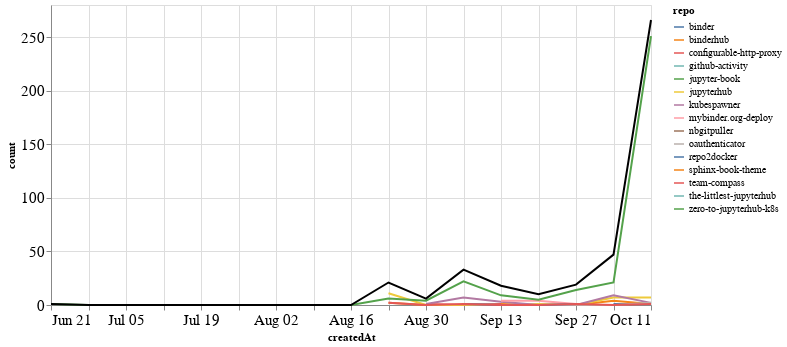

The notebook cell this image was saved under:
### Markdown cell above
## Comments

### Code cell
comments_time = comments.groupby('repo').resample('W', on='createdAt').count()['author'].reset_index()
comments_time = comments_time.rename(columns={'author': 'count'})
comments_time_total = comments_time.groupby('createdAt').agg({"count": "sum"}).reset_index()
ch1 = alt.Chart(comments_time, width=600).mark_line().encode(
    x='createdAt',
    y='count',
    color='repo',
    tooltip="repo"
)

ch2 = alt.Chart(comments_time_total, width=600).mark_line(color="black").encode(
    x='createdAt',
    y='count',
)

ch1 + ch2

### Figure 1 — Vega-Lite specification as saved in the notebook (floating-point values rounded to 4 significant figures)
{"config": {"axisLeft": {"labelFontSize": 15}, "axisBottom": {"labelFontSize": 15}}, "layer": [{"data": {"name": "data-601452b05f8fa810c1eca30c2dbe9d5c"}, "mark": "line", "encoding": {"color": {"type": "nominal", "field": "repo"}, "tooltip": {"type": "nominal", "field": "repo"}, "x": {"type": "temporal", "field": "createdAt"}, "y": {"type": "quantitative", "field": "count"}}, "width": 600}, {"data": {"name": "data-6b00cd059f52607f55e617cbb75529a3"}, "mark": {"type": "line", "color": "black"}, "encoding": {"x": {"type": "temporal", "field": "createdAt"}, "y": {"type": "quantitative", "field": "count"}}, "width": 600}], "$schema": "https://vega.github.io/schema/vega-lite/v4.8.1.json", "datasets": {"data-601452b05f8fa810c1eca30c2dbe9d5c": [{"repo": "binder", "createdAt": "2020-10-04T00:00:00", "count": 1}, {"repo": "binder", "createdAt": "2020-10-11T00:00:00", "count": 1}, {"repo": "binderhub", "createdAt": "2020-08-23T00:00:00", "count": 2}, {"repo": "binderhub", "createdAt": "2020-08-30T00:00:00", "count": 0}, {"repo": "binderhub", "createdAt": "2020-09-06T00:00:00", "count": 0}, {"repo": "binderhub", "createdAt": "2020-09-13T00:00:00", "count": 1}, {"repo": "binderhub", "createdAt": "2020-09-20T00:00:00", "count": 0}, {"repo": "binderhub", "createdAt": "2020-09-27T00:00:00", "count": 0}, {"repo": "binderhub", "createdAt": "2020-10-04T00:00:00", "count": 4}, {"repo": "binderhub", "createdAt": "2020-10-11T00:00:00", "count": 1}, {"repo": "configurable-http-proxy", "createdAt": "2020-08-30T00:00:00", "count": 1}, {"repo": "configurable-http-proxy", "createdAt": "2020-09-06T00:00:00", "count": 0}, {"repo": "configurable-http-proxy", "createdAt": "2020-09-13T00:00:00", "count": 1}, {"repo": "github-activity", "createdAt": "2020-10-11T00:00:00", "count": 1}, {"repo": "jupyter-book", "createdAt": "2020-10-04T00:00:00", "count": 2}, {"repo": "jupyterhub", "createdAt": "2020-08-23T00:00:00", "count": 11}, {"repo": "jupyterhub", "createdAt": "2020-08-30T00:00:00", "count": 0}, {"repo": "jupyterhub", "createdAt": "2020-09-06T00:00:00", "count": 0}, {"repo": "jupyterhub", "createdAt": "2020-09-13T00:00:00", "count": 0}, {"repo": "jupyterhub", "createdAt": "2020-09-20T00:00:00", "count": 1}, {"repo": "jupyterhub", "createdAt": "2020-09-27T00:00:00", "count": 0}, {"repo": "jupyterhub", "createdAt": "2020-10-04T00:00:00", "count": 7}, {"repo": "jupyterhub", "createdAt": "2020-10-11T00:00:00", "count": 7}, {"repo": "kubespawner", "createdAt": "2020-08-30T00:00:00", "count": 1}, {"repo": "kubespawner", "createdAt": "2020-09-06T00:00:00", "count": 7}, {"repo": "kubespawner", "createdAt": "2020-09-13T00:00:00", "count": 3}, {"repo": "kubespawner", "createdAt": "2020-09-20T00:00:00", "count": 0}, {"repo": "kubespawner", "createdAt": "2020-09-27T00:00:00", "count": 0}, {"repo": "kubespawner", "createdAt": "2020-10-04T00:00:00", "count": 9}, {"repo": "kubespawner", "createdAt": "2020-10-11T00:00:00", "count": 2}, {"repo": "mybinder.org-deploy", "createdAt": "2020-09-13T00:00:00", "count": 4}, {"repo": "mybinder.org-deploy", "createdAt": "2020-09-20T00:00:00", "count": 4}, {"repo": "mybinder.org-deploy", "createdAt": "2020-09-27T00:00:00", "count": 1}, {"repo": "nbgitpuller", "createdAt": "2020-10-04T00:00:00", "count": 3}, {"repo": "oauthenticator", "createdAt": "2020-09-06T00:00:00", "count": 1}, {"repo": "oauthenticator", "createdAt": "2020-09-13T00:00:00", "count": 0}, {"repo": "oauthenticator", "createdAt": "2020-09-20T00:00:00", "count": 0}, {"repo": "oauthenticator", "createdAt": "2020-09-27T00:00:00", "count": 0}, {"repo": "oauthenticator", "createdAt": "2020-10-04T00:00:00", "count": 0}, {"repo": "oauthenticator", "createdAt": "2020-10-11T00:00:00", "count": 2}, {"repo": "repo2docker", "createdAt": "2020-09-06T00:00:00", "count": 1}, {"repo": "repo2docker", "createdAt": "2020-09-13T00:00:00", "count": 0}, {"repo": "repo2docker", "createdAt": "2020-09-20T00:00:00", "count": 0}, {"repo": "repo2docker", "createdAt": "2020-09-27T00:00:00", "count": 1}, {"repo": "sphinx-book-theme", "createdAt": "2020-09-27T00:00:00", "count": 2}, {"repo": "team-compass", "createdAt": "2020-08-23T00:00:00", "count": 2}, {"repo": "team-compass", "createdAt": "2020-08-30T00:00:00", "count": 0}, {"repo": "team-compass", "createdAt": "2020-09-06T00:00:00", "count": 1}, {"repo": "team-compass", "createdAt": "2020-09-13T00:00:00", "count": 0}, {"repo": "team-compass", "createdAt": "2020-09-20T00:00:00", "count": 0}, {"repo": "team-compass", "createdAt": "2020-09-27T00:00:00", "count": 1}, {"repo": "team-compass", "createdAt": "2020-10-04T00:00:00", "count": 0}, {"repo": "team-compass", "createdAt": "2020-10-11T00:00:00", "count": 1}, {"repo": "the-littlest-jupyterhub", "createdAt": "2020-09-06T00:00:00", "count": 1}, {"repo": "zero-to-jupyterhub-k8s", "createdAt": "2020-06-21T00:00:00", "count": 1}, {"repo": "zero-to-jupyterhub-k8s", "createdAt": "2020-06-28T00:00:00", "count": 0}, {"repo": "zero-to-jupyterhub-k8s", "createdAt": "2020-07-05T00:00:00", "count": 0}, {"repo": "zero-to-jupyterhub-k8s", "createdAt": "2020-07-12T00:00:00", "count": 0}, {"repo": "zero-to-jupyterhub-k8s", "createdAt": "2020-07-19T00:00:00", "count": 0}, {"repo": "zero-to-jupyterhub-k8s", "createdAt": "2020-07-26T00:00:00", "count": 0}, {"repo": "zero-to-jupyterhub-k8s", "createdAt": "2020-08-02T00:00:00", "count": 0}, {"repo": "zero-to-jupyterhub-k8s", "createdAt": "2020-08-09T00:00:00", "count": 0}, {"repo": "zero-to-jupyterhub-k8s", "createdAt": "2020-08-16T00:00:00", "count": 0}, {"repo": "zero-to-jupyterhub-k8s", "createdAt": "2020-08-23T00:00:00", "count": 6}, {"repo": "zero-to-jupyterhub-k8s", "createdAt": "2020-08-30T00:00:00", "count": 4}, {"repo": "zero-to-jupyterhub-k8s", "createdAt": "2020-09-06T00:00:00", "count": 22}, {"repo": "zero-to-jupyterhub-k8s", "createdAt": "2020-09-13T00:00:00", "count": 9}, {"repo": "zero-to-jupyterhub-k8s", "createdAt": "2020-09-20T00:00:00", "count": 5}, {"repo": "zero-to-jupyterhub-k8s", "createdAt": "2020-09-27T00:00:00", "count": 14}, {"repo": "zero-to-jupyterhub-k8s", "createdAt": "2020-10-04T00:00:00", "count": 21}, {"repo": "zero-to-jupyterhub-k8s", "createdAt": "2020-10-11T00:00:00", "count": 251}], "data-6b00cd059f52607f55e617cbb75529a3": [{"createdAt": "2020-06-21T00:00:00", "count": 1}, {"createdAt": "2020-06-28T00:00:00", "count": 0}, {"createdAt": "2020-07-05T00:00:00", "count": 0}, {"createdAt": "2020-07-12T00:00:00", "count": 0}, {"createdAt": "2020-07-19T00:00:00", "count": 0}, {"createdAt": "2020-07-26T00:00:00", "count": 0}, {"createdAt": "2020-08-02T00:00:00", "count": 0}, {"createdAt": "2020-08-09T00:00:00", "count": 0}, {"createdAt": "2020-08-16T00:00:00", "count": 0}, {"createdAt": "2020-08-23T00:00:00", "count": 21}, {"createdAt": "2020-08-30T00:00:00", "count": 6}, {"createdAt": "2020-09-06T00:00:00", "count": 33}, {"createdAt": "2020-09-13T00:00:00", "count": 18}, {"createdAt": "2020-09-20T00:00:00", "count": 10}, {"createdAt": "2020-09-27T00:00:00", "count": 19}, {"createdAt": "2020-10-04T00:00:00", "count": 47}, {"createdAt": "2020-10-11T00:00:00", "count": 266}]}}
